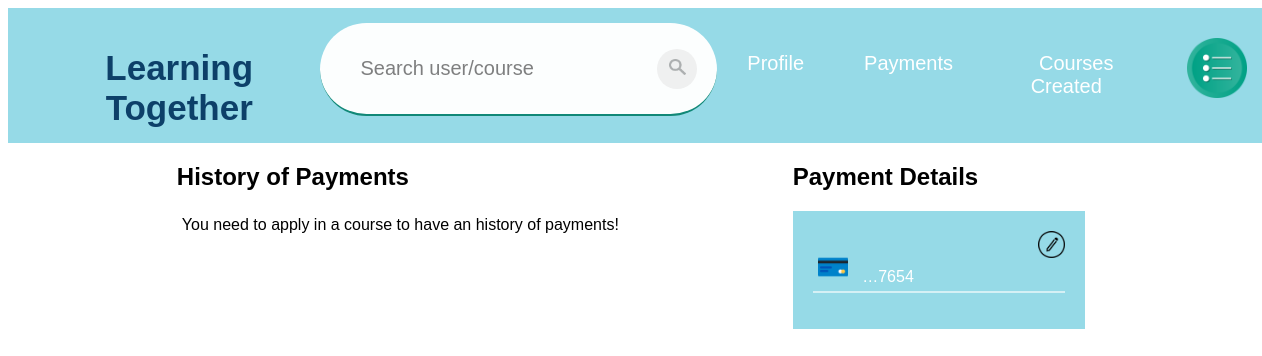
/payments (signed in), run on an earlier commit of the app's database.
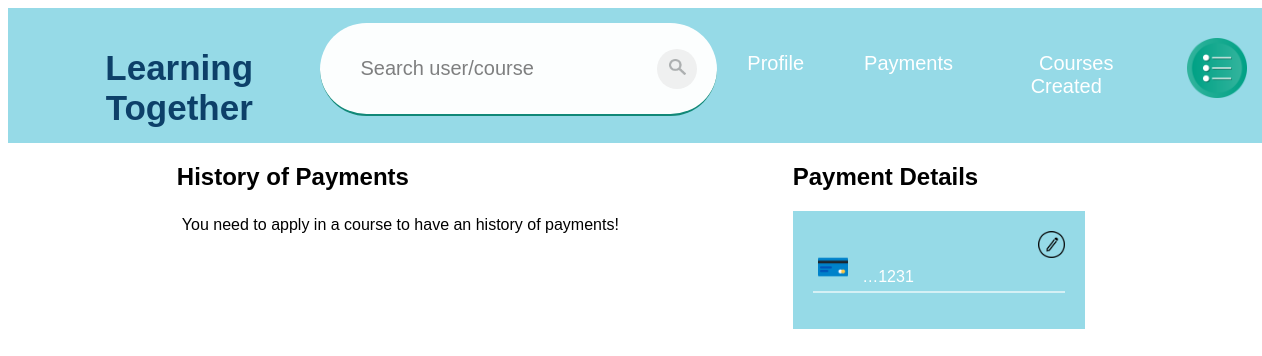
And on a later commit of the database.
### app/models.py (models this page shows, shortened)
class PaymentDetails(models.Model):
    privateId = models.ForeignKey(Private, on_delete=models.CASCADE, null=True, blank=True)
    cardNumber = models.CharField(max_length=16)
    expirationMonth = models.SmallIntegerField()
    expirationYear = models.SmallIntegerField()
    cvv = models.SmallIntegerField()

### app/views.py (the view)
# urls.py: path('payments',views.payments,name="payments"),
def payments(request):
    if request.user.is_authenticated:
        profile = models.Profile.objects.filter(userId__exact=request.user.id)
        private = models.Private.objects.filter(profileId__exact=profile[0].id)
        enrolledCourses = models.CoursesEnrolled.objects.filter(
            privateId__exact=private[0].id)
        paymentDetails = models.PaymentDetails.objects.filter(
            privateId__exact=private[0].id)
        total = 0
        for course in enrolledCourses:
            total += course.courseId.price
        return render(request, "app/payments.html", {'enrolledCourses': enrolledCourses, 'paymentDetails': paymentDetails,
                                                     'total': total, 'thisUser': True, 'userId': request.user.id, 'showOptions': True})
    return redirect('home')

### templates/app/payments.html (shortened to what this page needs)
{% extends 'app/base.html' %}
{% block content %}
{% load static %}
{% include 'app/navBar.html' with thisUser=thisUser userId=userId showOptions=showOptions %}
<div class="container">
    <div>
        <h2>History of Payments</h2>
        {% if not enrolledCourses %}
            <p>You need to apply in a course to have an history of payments!</p>
        {% endif %}
    </div>
    <div>
        <h2>Payment Details</h2>
        <div class="payment-methods">
            <a href="../managePaymentDetails"><img class="edit" src="{% static 'images/' %}edit.png"></a>
            {% if not paymentDetails %}
                <p>No Payment Details</p>
            {% else %}
                {% for card in paymentDetails %}
                <div>
                    <p><img class="card" src="{% static 'images/' %}card.png"> {{ card.cardNumber|slice:'::-1'|truncatechars:5|slice:'::-1' }}</p>
                </div>
                {% endfor %}
            {% endif %}
        </div>
    </div>
</div>
{% endblock %}

What changed in the data, as far as the page shows it:
no longer on this page (row edited): PaymentDetails: cardNumber "…7654"
now on this page (row edited): PaymentDetails: cardNumber "…1231"
